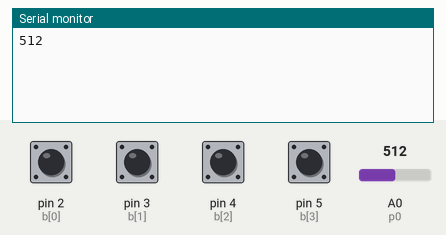
A sketch run on a simulated Arduino Uno, built with avr-gcc and run on an emulated ATmega328P. Shown: the last lines printed to the serial monitor. Inputs (shaded band) come from the test bench; at power-on: pin 2 (b[0]), pin 3 (b[1]), pin 4 (b[2]), pin 5 (b[3]) HIGH, A0 (p0) = 512.

Above: at 1.2 s.
1.3 s: pin 2 (b[0]) pulled LOW for 0.15 s
At 2.0 s:
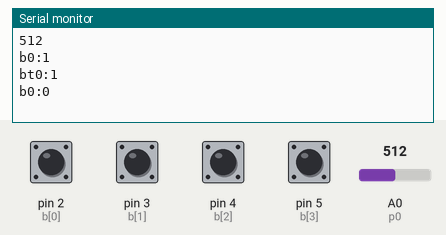
2.9 s: A0 (p0) set to 716
At 3.8 s:
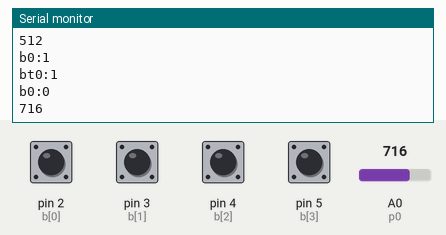
4.4 s: pin 3 (b[1]) pulled LOW for 0.15 s
At 4.54 s:
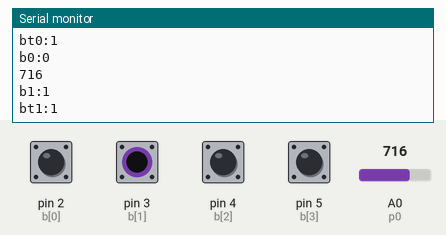
6.0 s: pin 4 (b[2]) pulled LOW for 0.15 s
At 6.6 s:
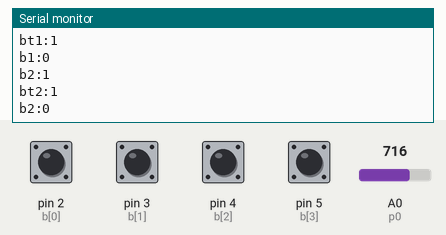
7.6 s: pin 5 (b[3]) pulled LOW for 0.15 s
At 8.1 s:
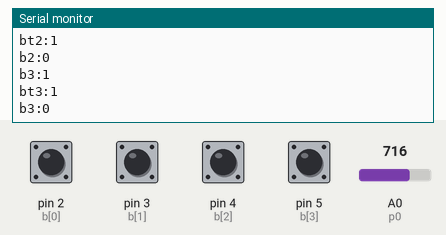
9.2 s: pin 2 (b[0]) pulled LOW for 1 s
At 10.7 s:
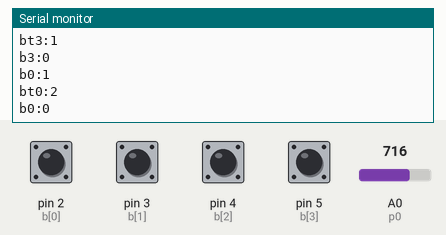
Timing chart, 0 to 12.2 s (numbered marks = the images above; inputs shaded):
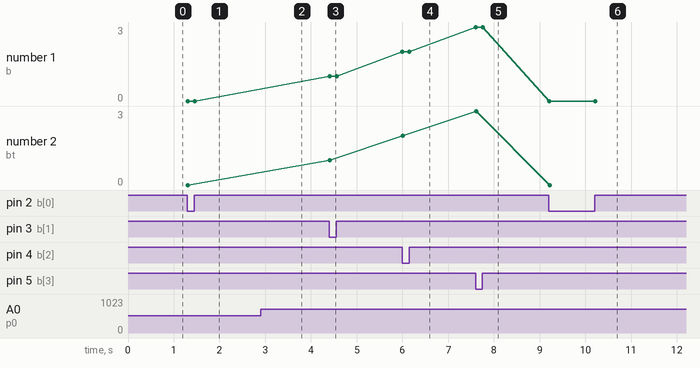

The sketch:

buttons_1Pot.ino
```cpp
//VARIABLES////////////////////////////////
////Buttons
int nb = 4;
int b[] = {2, 3, 4, 5};
boolean bg[] = {true, true, true, true};
boolean btg[] = {true, true, true, true};
int btamt[] = {10, 2, 2, 2};
int btv[] = {0, 0, 0, 0};
////Pots
int p0 = A0;
int pv = 0;
int ppv = 0;
//SETUP///////////////////////////////////
void setup() {
  Serial.begin(9600);
  for (int i = 0; i < nb; i++) {
    pinMode(b[i], INPUT_PULLUP);
  }
}
//LOOP///////////////////////////////////
void loop() {
  ////POTS//////////////////
  pv = analogRead(p0);
  if ( pv > (ppv + 1) || pv < (ppv - 1) ) { //post value only if pot changes
    Serial.println(pv);
  }
  ppv = pv;
  ////BUTTONS//////////////////
  for (int i = 0; i < nb; i++) {
    if (digitalRead(b[i]) == LOW) { //When Button Pressed
      //////Momentary//////
      if (bg[i]) {
        bg[i] = false;
        Serial.print("b" + String(i) + ":");
        Serial.println(1);
      }
      //////Toggle//////
      if (btg[i]) {
        btg[i] = false;
        btv[i] = (btv[i] + 1) % btamt[i];
        Serial.print("bt" + String(i) + ":");
        Serial.println(btv[i]);
      }
    }
    else { //When Button Released
      //////Momentary//////
      if (!bg[i]) {
        bg[i] = true;
        Serial.print("b" + String(i) + ":");
        Serial.println(0);
      }
      //////Toggle//////
      if (!btg[i]) {
        btg[i] = true;
      }
    }
  }
  delay(15);
}
```

Measured:
- after the input at 1.3 s, the serial monitor: prints a new line at once (image 1)
- after the input at 2.9 s, the serial monitor: prints a new line at once (image 2)
- after the input at 4.4 s, the serial monitor: prints a new line at once (image 3)
- after the input at 6.0 s, the serial monitor: prints a new line at once (image 4)
- after the input at 7.6 s, the serial monitor: prints a new line at once (image 5)
- after the input at 9.2 s, the serial monitor: prints a new line at once (image 6)
- plotted number 1: 0 → 1 after the input at 4.4 s, 1 → 2 after the input at 6.0 s, 2 → 3 after the input at 7.6 s
- plotted number 2: 0 → 1 after the input at 4.4 s, 1 → 2 after the input at 6.0 s, 2 → 3 after the input at 7.6 s
